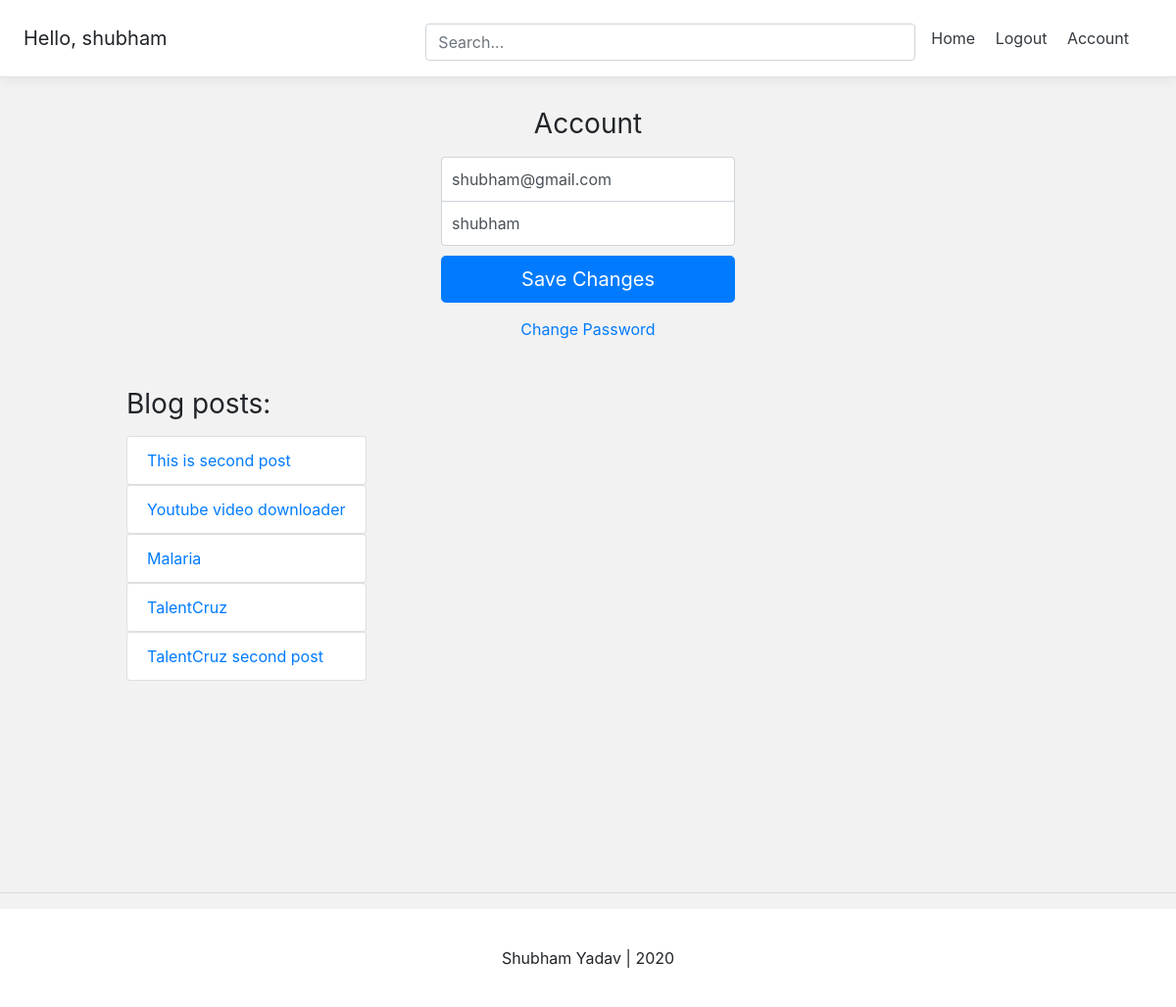
Page /account/ (signed in) on the committed database.
### account/models.py (models this page shows, shortened)
class Account(AbstractBaseUser):
	email 					= models.EmailField(verbose_name="email", max_length=60, unique=True)
	username 				= models.CharField(max_length=30, unique=True)
	date_joined				= models.DateTimeField(verbose_name='date joined', auto_now_add=True)
	last_login				= models.DateTimeField(verbose_name='last login', auto_now=True)#auto_now means it will automatically changed everytime
	is_admin				= models.BooleanField(default=False)
	is_active				= models.BooleanField(default=True)
	is_staff				= models.BooleanField(default=False)
	is_superuser			        = models.BooleanField(default=False)
	USERNAME_FIELD = 'email'
	REQUIRED_FIELDS = ['username']
	objects = MyAccountManager()

### blog/models.py (models this page shows)
class BlogPost(models.Model):
    title = models.CharField(null=False, max_length=50, blank=False)
    body = models.TextField(null=False, max_length=5000, blank=False)
    image = models.ImageField(
        upload_to=upload_location, null=False, max_length=5000, blank=False)
    date_published = models.DateTimeField(
        auto_now_add=True, verbose_name='date published')
    date_updated = models.DateTimeField(
        auto_now_add=True, verbose_name='date updated')
    author = models.ForeignKey(
        settings.AUTH_USER_MODEL, on_delete=models.CASCADE)
    slug = models.SlugField(blank=True, unique=True)
    def __str__(self):
        return self.title

### account/views.py (the view)
# urls.py: path('account/',views.account_view, name='account'),
def account_view(request):
    if not request.user.is_authenticated:
        return redirect('home')
    context = {}
    if request.POST:
        form = AccountUpdateForm(request.POST, instance=request.user) #instance will query the account
        if form.is_valid():
            form.initial = {
                'email' : request.POST['email'],
                'username' : request.POST['username']
            }
            form.save()
            context['success_message'] = 'Updated'
    else:
        form = AccountUpdateForm(
            initial = {
                'email' : request.user.email,
                'username' : request.user.username,
                }
            )
    context['account_form'] = form
    blog_posts = BlogPost.objects.filter(author=request.user)
    context['blog_posts'] = blog_posts
    return render(request, 'account/account.html', context)

### account/forms.py (shortened to what this page needs)
class AccountUpdateForm(forms.ModelForm):
	class Meta:
		model = Account
		fields = ('email', 'username', )

### account/templates/account/account.html (shortened to what this page needs)
{% extends "base.html" %}
{% block content %}
<form class="form-signin" method="POST">
    <h1 class="h3 mb-3 font-weight-normal" style="text-align: center;">Account</h1>
    <input name="email" type="email" id="inputEmail" class="form-control" placeholder="Email address" required autofocus value="{{account_form.initial.email}}">
    <input name="username" type="text" id="inputUsername" class="form-control" placeholder="Username" required value="{{account_form.initial.username}}">
    <button class="btn btn-lg btn-primary btn-block" type="submit">Save Changes</button>
</form>
<div class="d-flex flex-column">
    <a class="m-auto" href="{% url 'password_change' %}">Change Password</a>
</div>
<div class="container mt-4 p-4">
    <div class="row">
      <div class="blog-posts">
        <h3 class="mb-3 font-weight-normal">Blog posts:</h3>
        {% if blog_posts %}
          <ul class="list-group">
          {% for post in blog_posts %}
            <a href="{% url 'blog:detail' post.slug %}" style="text-decoration: none;"><li class="list-group-item">{{post}}</li></a>
          {% endfor %}
          </ul>
        {% else %}
          <p>You have no blog posts. Create a post <a href="{% url 'blog:create' %}">here</a>.</p>
        {% endif %}
      </div>
    </div>
  </div>
{% endblock content %}

### templates/base.html (shortened to what this page needs)
<!DOCTYPE html>
<html lang="en">
<head>
    <link rel="stylesheet" href="https://maxcdn.bootstrapcdn.com/bootstrap/4.0.0/css/bootstrap.min.css"
>
</head>
<body>
    <div class="d-flex flex-column flex-md-row align-items-center p-3 px-md-4 mb-3 bg-white border-bottom box-shadow">
        <h5 class="my-0 mr-md-auto font-weight-normal">
            {% if request.user.is_authenticated %}
            Hello, {{request.user.username}}
            {% endif %}
        </h5>
        <div class="search-bar mt-sm-2 mr-2">
            <form method="get">
                <input class="form-control"  type="text" name="q" id="id_q" placeholder="Search...">
            </form>
        </div>
        <nav class="my-2 my-md-0 mr-md-3">
            {% if request.user.is_authenticated %}
                <a class="p-2 text-dark" href="{% url 'home' %}">Home</a>
                <a class="p-2 text-dark" href="{% url 'logout' %}">Logout</a>
                <a class="p-2 text-dark" href="{% url 'account' %}">Account</a>
            {% else %}
                <a class="p-2 text-dark" href="{% url 'home' %}">Home</a>
                <a class="p-2 text-dark" href="{% url 'login' %}">Login</a>
                <a class="btn btn-outline-primary" href="{% url 'register' %}">Register</a>
            {% endif %}
        </nav>
    </div>
    <div class="main">
        {% block content %}
        {% endblock content %}
    </div>
<hr>
    <footer>
        <div class="d-flex flex-row align-items-center footer bg-white  shadow-lg">
            <p class="m-auto">Shubham Yadav | 2020</p>
        </div>
    </footer>
</body>
</html>

### templates/base.html (style rules this page uses)
.main { min-height: 100vh; height: 100%; }
.container { max-width: 960px; }
.border-bottom { border-bottom: 1px solid #e5e5e5; }
.box-shadow { box-shadow: 0 .25rem .75rem rgba(0, 0, 0, .05); }
.footer { min-height: 100px; }
.search-bar { max-width: 500px; width: 100%; }
form { width: 100%; }

### account/templates/account/account.html (style rules this page uses)
.form-signin { width: 100%; max-width: 330px; padding: 15px; margin: 0 auto; }
.form-signin .form-control { position: relative; box-sizing: border-box; height: auto; padding: 10px; font-size: 16px; }
.form-signin input[type="email"] { margin-bottom: -1px; border-bottom-right-radius: 0; border-bottom-left-radius: 0; }
.form-signin input[type="text"] { margin-bottom: 10px; border-top-left-radius: 0; border-top-right-radius: 0; }

### templates/snippets/base_css.html (style rules this page uses)
body { background-color: #f2f2f2; }

### rows in the picture
Account: user.username "shubham", email "shubham@gmail.com", username "shubham"
BlogPost: title "This is second post"
BlogPost: title "Youtube video downloader"
BlogPost: title "Malaria"
BlogPost: title "TalentCruz"
BlogPost: title "TalentCruz second post"
